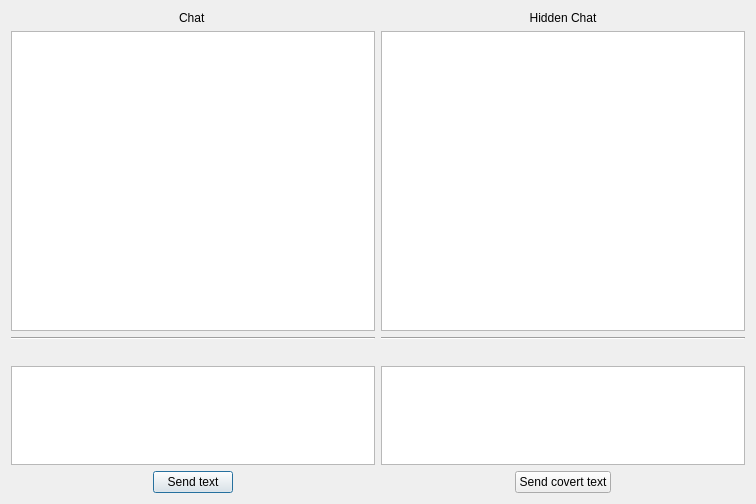
<?xml version="1.0" encoding="UTF-8"?>
<ui version="4.0">
 <class>Dialog</class>
 <widget class="QDialog" name="Dialog">
  <property name="geometry">
   <rect>
    <x>0</x>
    <y>0</y>
    <width>756</width>
    <height>504</height>
   </rect>
  </property>
  <property name="windowTitle">
   <string>Dialog</string>
  </property>
  <layout class="QHBoxLayout" name="horizontalLayout">
   <item>
    <layout class="QVBoxLayout" name="regular_chat_layout">
     <item alignment="Qt::AlignHCenter|Qt::AlignTop">
      <widget class="QLabel" name="title_regular">
       <property name="text">
        <string>Chat</string>
       </property>
      </widget>
     </item>
     <item>
      <widget class="QListView" name="view_regular">
       <property name="minimumSize">
        <size>
         <width>0</width>
         <height>300</height>
        </size>
       </property>
      </widget>
     </item>
     <item>
      <widget class="Line" name="line">
       <property name="orientation">
        <enum>Qt::Horizontal</enum>
       </property>
      </widget>
     </item>
     <item>
      <widget class="QLabel" name="process_regular">
       <property name="text">
        <string/>
       </property>
      </widget>
     </item>
     <item>
      <widget class="QPlainTextEdit" name="textedit_regular">
       <property name="sizePolicy">
        <sizepolicy hsizetype="Expanding" vsizetype="Minimum">
         <horstretch>0</horstretch>
         <verstretch>0</verstretch>
        </sizepolicy>
       </property>
       <property name="minimumSize">
        <size>
         <width>0</width>
         <height>50</height>
        </size>
       </property>
      </widget>
     </item>
     <item alignment="Qt::AlignHCenter">
      <widget class="QPushButton" name="send_regulat">
       <property name="maximumSize">
        <size>
         <width>332</width>
         <height>16777215</height>
        </size>
       </property>
       <property name="text">
        <string>Send text</string>
       </property>
      </widget>
     </item>
    </layout>
   </item>
   <item>
    <layout class="QVBoxLayout" name="hidden_chat_layout">
     <item>
      <widget class="QLabel" name="title_hidden">
       <property name="text">
        <string>Hidden Chat</string>
       </property>
       <property name="alignment">
        <set>Qt::AlignHCenter|Qt::AlignTop</set>
       </property>
      </widget>
     </item>
     <item>
      <widget class="QListView" name="view_hidden">
       <property name="minimumSize">
        <size>
         <width>0</width>
         <height>300</height>
        </size>
       </property>
      </widget>
     </item>
     <item>
      <widget class="Line" name="line_2">
       <property name="orientation">
        <enum>Qt::Horizontal</enum>
       </property>
      </widget>
     </item>
     <item>
      <widget class="QLabel" name="process_hidden">
       <property name="sizePolicy">
        <sizepolicy hsizetype="Preferred" vsizetype="Minimum">
         <horstretch>0</horstretch>
         <verstretch>0</verstretch>
        </sizepolicy>
       </property>
       <property name="maximumSize">
        <size>
         <width>16777215</width>
         <height>16777215</height>
        </size>
       </property>
       <property name="text">
        <string/>
       </property>
      </widget>
     </item>
     <item>
      <widget class="QPlainTextEdit" name="textedit_hidden">
       <property name="sizePolicy">
        <sizepolicy hsizetype="Expanding" vsizetype="Minimum">
         <horstretch>0</horstretch>
         <verstretch>0</verstretch>
        </sizepolicy>
       </property>
       <property name="minimumSize">
        <size>
         <width>0</width>
         <height>50</height>
        </size>
       </property>
      </widget>
     </item>
     <item alignment="Qt::AlignHCenter">
      <widget class="QPushButton" name="send_hidden">
       <property name="text">
        <string>Send covert text</string>
       </property>
      </widget>
     </item>
    </layout>
   </item>
  </layout>
 </widget>
 <resources/>
 <connections/>
</ui>
